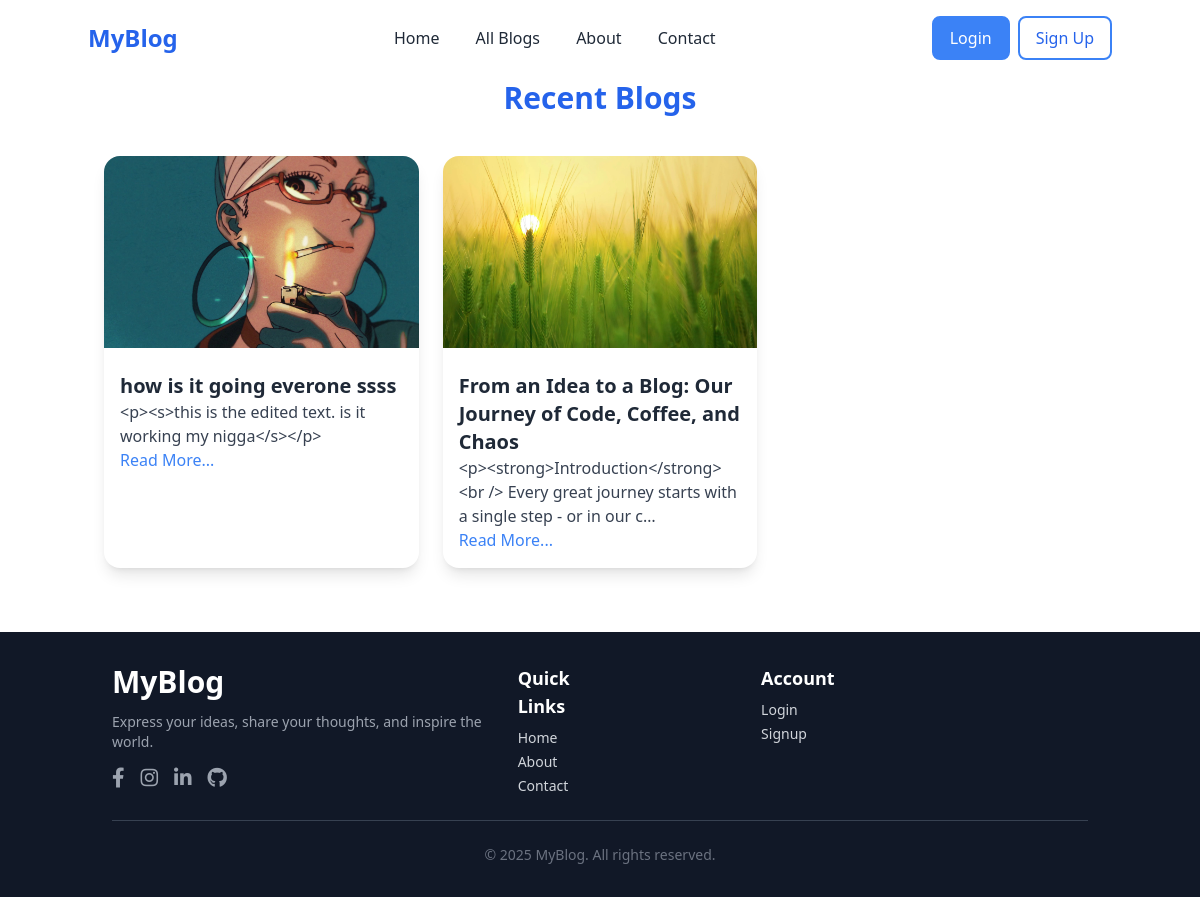
The page /recent/ on the database its author committed.
### blog/models.py (models this page shows, shortened)
class Post(models.Model):
    title=models.CharField(max_length=200)
    content=RichTextField()
    author=models.CharField(max_length=100)
    created_at=models.DateTimeField(auto_now_add=True)
    updated_at=models.DateTimeField(auto_now=True)
    image = models.ImageField(upload_to='blog_images/', null=True, blank=True)
    tags = models.ManyToManyField(Tag, related_name='posts', blank=True)
    views = models.PositiveIntegerField(default=0)

### blog/views.py (the view)
# urls.py: path('recent/',views.recent_posts,name="recent_posts"),
def recent_posts(request):
    recent_post=Post.objects.order_by('-created_at')
    return render(request,"recent_posts.html",{'recent_post':recent_post})

### blog/templates/recent_posts.html
{% extends 'base.html' %}
{% block content %}
<div class="container mx-auto pt-20 px-4">
    <h1 class="text-center text-3xl font-bold text-blue-600 mb-10">Recent Blogs</h1>
    <div class="grid md:grid-cols-3 gap-6">
        {% for post in recent_post %}
        <div class="bg-white rounded-2xl shadow-lg overflow-hidden transition-transform transform hover:scale-105 hover:shadow-xl">
            {% if post.image %}
            <img src="{{ post.image.url }}" alt="Post Image" class="w-full h-48 object-cover">
            {% else %}
            <img src="https://via.placeholder.com/300" alt="No Image" class="w-full h-48 object-cover">
            {% endif %}
            <div class="p-4">
                <h2 class="text-xl font-semibold text-gray-800 mt-2">{{ post.title }}</h2>
                <p class="text-gray-700">{{ post.content|truncatechars:100 }}</p>
                <a href="{% url 'blog' post.id %}" class="text-blue-500 hover:underline">Read More...</a>
            </div>
        </div>
        {% empty %}
        <p class="col-span-3 text-center text-gray-500">No posts available.</p>
        {% endfor %}
    </div>
</div>
{% endblock %}

### blog/templates/base.html (style rules this page uses)
html { scroll-behavior: smooth; }

### rows shown on the page
Post: image (picture), title "how is it going everone ssss", content "<p><s>this is the edited text. is it working my nigga</s></p>"
Post: image (picture), title "From an Idea to a Blog: Our Journey of Code, Coffee, and Chaos", content "<p><strong>Introduction</strong><br /> Every great journey starts with a single step - or in our c…"
